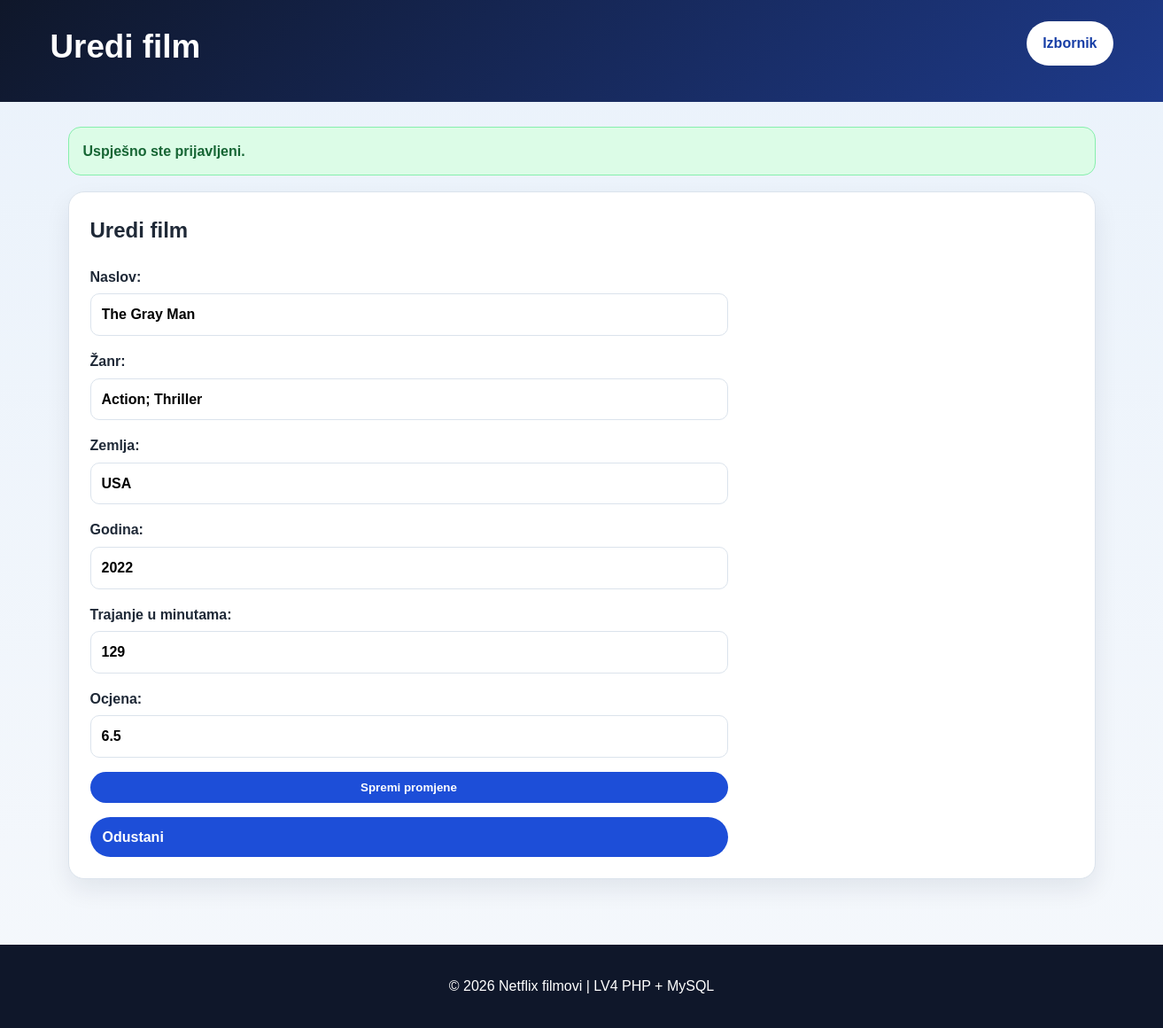
The app's page /admin/film_edit.php?id=6 (signed in) with its own data.
### tables this page shows
CREATE TABLE IF NOT EXISTS movies (
    id INT AUTO_INCREMENT PRIMARY KEY,
    title VARCHAR(255) NOT NULL,
    genre VARCHAR(255) NOT NULL,
    country VARCHAR(100) NOT NULL DEFAULT 'Nepoznato',
    release_year INT NOT NULL,
    duration_min INT NOT NULL,
    rating DECIMAL(3,1) NOT NULL,
    created_at TIMESTAMP DEFAULT CURRENT_TIMESTAMP
);

### admin/film_edit.php (the view, shortened to what this page needs)
<?php
require_once '../includes/db.php';
require_once '../includes/functions.php';
$id = (int)($_GET['id'] ?? 0);
$stmt = $pdo->prepare("
    SELECT *
    FROM movies
    WHERE id = :id
    LIMIT 1
");
$stmt->execute([':id' => $id]);
$movie = $stmt->fetch();
require_once '../includes/header.php';
?>
<section class="intro">
    <article>
        <h2>Uredi film</h2>
        <form method="post" class="form-card">
            <label>
                Naslov:
                <input
                    type="text"
                    name="title"
                    value="<?= e($_POST['title'] ?? $movie['title']) ?>"
                    required
                >
            </label>
            <label>
                Žanr:
                <input
                    type="text"
                    name="genre"
                    value="<?= e($_POST['genre'] ?? $movie['genre']) ?>"
                    required
                >
            </label>
            <label>
                Zemlja:
                <input
                    type="text"
                    name="country"
                    value="<?= e($_POST['country'] ?? $movie['country']) ?>"
                    required
                >
            </label>
            <label>
                Godina:
                <input
                    type="number"
                    name="release_year"
                    value="<?= e($_POST['release_year'] ?? $movie['release_year']) ?>"
                    required
                >
            </label>
            <label>
                Trajanje u minutama:
                <input
                    type="number"
                    name="duration_min"
                    value="<?= e($_POST['duration_min'] ?? $movie['duration_min']) ?>"
                    required
                >
            </label>
            <label>
                Ocjena:
                <input
                    type="number"
                    name="rating"
                    step="0.1"
                    min="0"
                    max="10"
                    value="<?= e($_POST['rating'] ?? $movie['rating']) ?>"
                    required
                >
            </label>
            <button type="submit">Spremi promjene</button>
            <a class="button-link" href="dashboard.php">Odustani</a>
        </form>
    </article>
</section>
<?php require_once '../includes/footer.php'; ?>

### public/style.css (style rules this page uses)
:root { --bg: #eef3f8; --surface: #ffffff; --surface-alt: #f7fbff; --text: #1f2937; --muted: #5b6574; --primary: #1d4ed8; --primary-dark: #173ea6; --border: #dbe3ec; --shadow: 0 12px 28px rgba(14, 30, 55, 0.08); --radius: 18px; --max-width: 1200px; }
* { box-sizing: border-box; }
html { scroll-behavior: smooth; }
body { margin: 0; font-family: Arial, sans-serif; color: var(--text); background: linear-gradient(180deg, #eaf2fb 0%, #f5f8fc 100%); line-height: 1.6; }
.intro article, .table-card, .info-aside { background: var(--surface); border: 1px solid var(--border); border-radius: var(--radius); box-shadow: var(--shadow); }
.intro article { padding: 24px; margin-bottom: 24px; }
.intro h2, .table-card h2, .info-aside h2, .mini-card h3 { margin-top: 0; }
.form-card { display: grid; gap: 16px; max-width: 720px; }
.form-card label { display: grid; gap: 6px; font-weight: bold; }
.form-card input, .form-card select, .filteri input, .filteri select { width: 100%; padding: 10px 12px; border: 1px solid var(--border); border-radius: 10px; font: inherit; }
.form-card button, .filteri button, button, .button-link { display: inline-block; padding: 10px 14px; border: none; border-radius: 999px; background: var(--primary); color: #ffffff; text-decoration: none; font-weight: bold; cursor: pointer; }

### records on screen
movies: title "The Gray Man", genre "Action; Thriller", country "USA", release_year "2022", duration_min "129", rating "6.5"

### other values on screen
$page_title "Uredi film"
$message "Uspješno ste prijavljeni."
